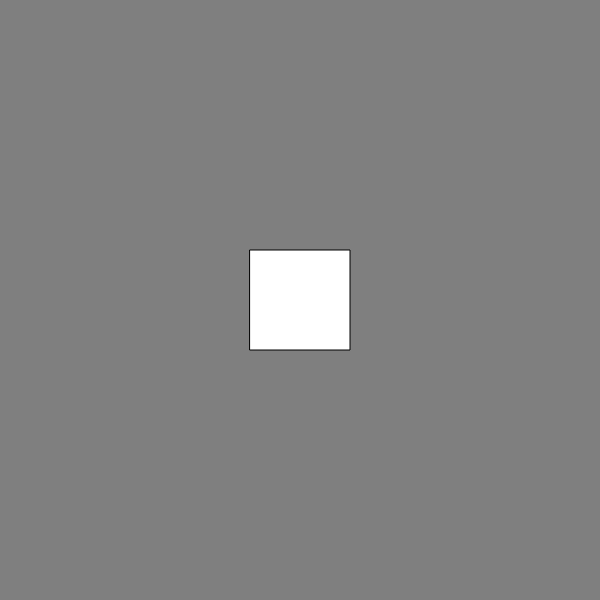
Frame 1 (no input)
Frame 60 (no input): identical to frame 1, image omitted
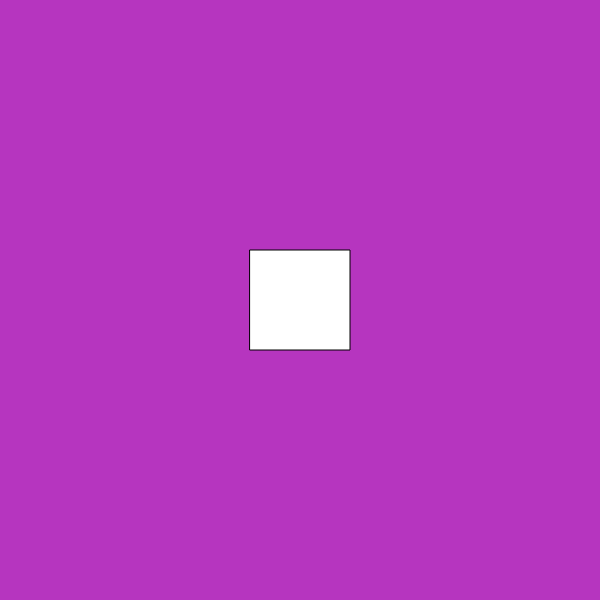
Frame 120 (the mouse pressed at the canvas centre since frame 60)

The p5.js sketch that drew these frames (run headless with seeded random() and noise() and a simulated clock; from frame 60 on, the mouse is pressed at the canvas centre):

// p5.js sketch
// ── sketch.js
///////////////////////////////////
///          2026-02-26         ///
///  CW: conditional statement  ///
///////////////////////////////////

let r = 127;
let g = 127;
let b = 127;

function setup() {
  createCanvas(600, 600);
  rectMode(CENTER);
}

function draw() 
{
  background(r, g, b);
  if (mouseX > width / 2) 
  {
   fill(255,0,0);
   ellipse(width/2, height/2, 100, 100);
   print("TEST 1 is TRUE");
   ellipse(width/4, height/2, 50 , 50);

  } 
  else if (mouseY > height / 2) 
  {
    fill(0);
    rect(width/2, height/2, 100, 100);
    print("TEST 2 is TRUE");
    rect(width/2, height/4, 50 , 50);
  }
  else
  {
    fill(255);
    rect(width/2, height/2, 100, 100);
    print("TEST 1 and 2 are both FALSE");
  }

}

function mousePressed() 
{
  r = random(255);
  g = random(255);
  b = random(255);
}
